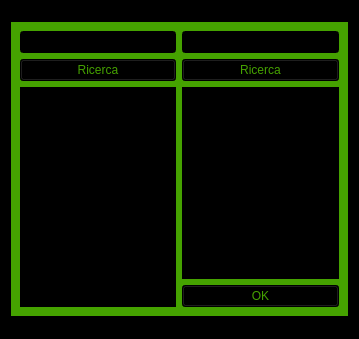
<?xml version="1.0" encoding="UTF-8"?>
<ui version="4.0">
 <class>inserisci_assegnamento</class>
 <widget class="QWidget" name="inserisci_assegnamento">
  <property name="geometry">
   <rect>
    <x>0</x>
    <y>0</y>
    <width>359</width>
    <height>339</height>
   </rect>
  </property>
  <property name="windowTitle">
   <string>Nuovo Assegnamento</string>
  </property>
  <property name="styleSheet">
   <string notr="true">background-color: rgb(0, 0, 0);</string>
  </property>
  <layout class="QGridLayout" name="gridLayout">
   <item row="0" column="0" alignment="Qt::AlignHCenter|Qt::AlignVCenter">
    <widget class="QWidget" name="widget" native="true">
     <property name="styleSheet">
      <string notr="true">background-color: rgb(69, 162, 0);</string>
     </property>
     <layout class="QGridLayout" name="gridLayout_2">
      <item row="0" column="0">
       <widget class="QLineEdit" name="textPrenotazioni">
        <property name="styleSheet">
         <string notr="true">background-color: rgb(0, 0, 0);
color: rgb(255, 255, 255);</string>
        </property>
       </widget>
      </item>
      <item row="0" column="1">
       <widget class="QLineEdit" name="textServizio">
        <property name="styleSheet">
         <string notr="true">background-color: rgb(0, 0, 0);
color: rgb(255, 255, 255);</string>
        </property>
       </widget>
      </item>
      <item row="1" column="0">
       <widget class="QPushButton" name="RicercaButton">
        <property name="styleSheet">
         <string notr="true">color: rgb(69, 162, 0);
background-color: rgb(0, 0, 0);</string>
        </property>
        <property name="text">
         <string>Ricerca</string>
        </property>
       </widget>
      </item>
      <item row="1" column="1">
       <widget class="QPushButton" name="RicercaButton_Servizi">
        <property name="styleSheet">
         <string notr="true">color: rgb(69, 162, 0);
background-color: rgb(0, 0, 0);</string>
        </property>
        <property name="text">
         <string>Ricerca</string>
        </property>
       </widget>
      </item>
      <item row="2" column="0" rowspan="2">
       <widget class="QListView" name="listViewPrenotazioni">
        <property name="styleSheet">
         <string notr="true">background-color: rgb(0, 0, 0);
color: rgb(255, 255, 255);</string>
        </property>
       </widget>
      </item>
      <item row="2" column="1">
       <widget class="QListView" name="listViewServizi">
        <property name="styleSheet">
         <string notr="true">background-color: rgb(0, 0, 0);
color: rgb(255, 255, 255);</string>
        </property>
       </widget>
      </item>
      <item row="3" column="1">
       <widget class="QPushButton" name="btn_ok">
        <property name="styleSheet">
         <string notr="true">color: rgb(69, 162, 0);
background-color: rgb(0, 0, 0);</string>
        </property>
        <property name="text">
         <string>OK</string>
        </property>
       </widget>
      </item>
     </layout>
    </widget>
   </item>
  </layout>
 </widget>
 <resources/>
 <connections/>
</ui>
